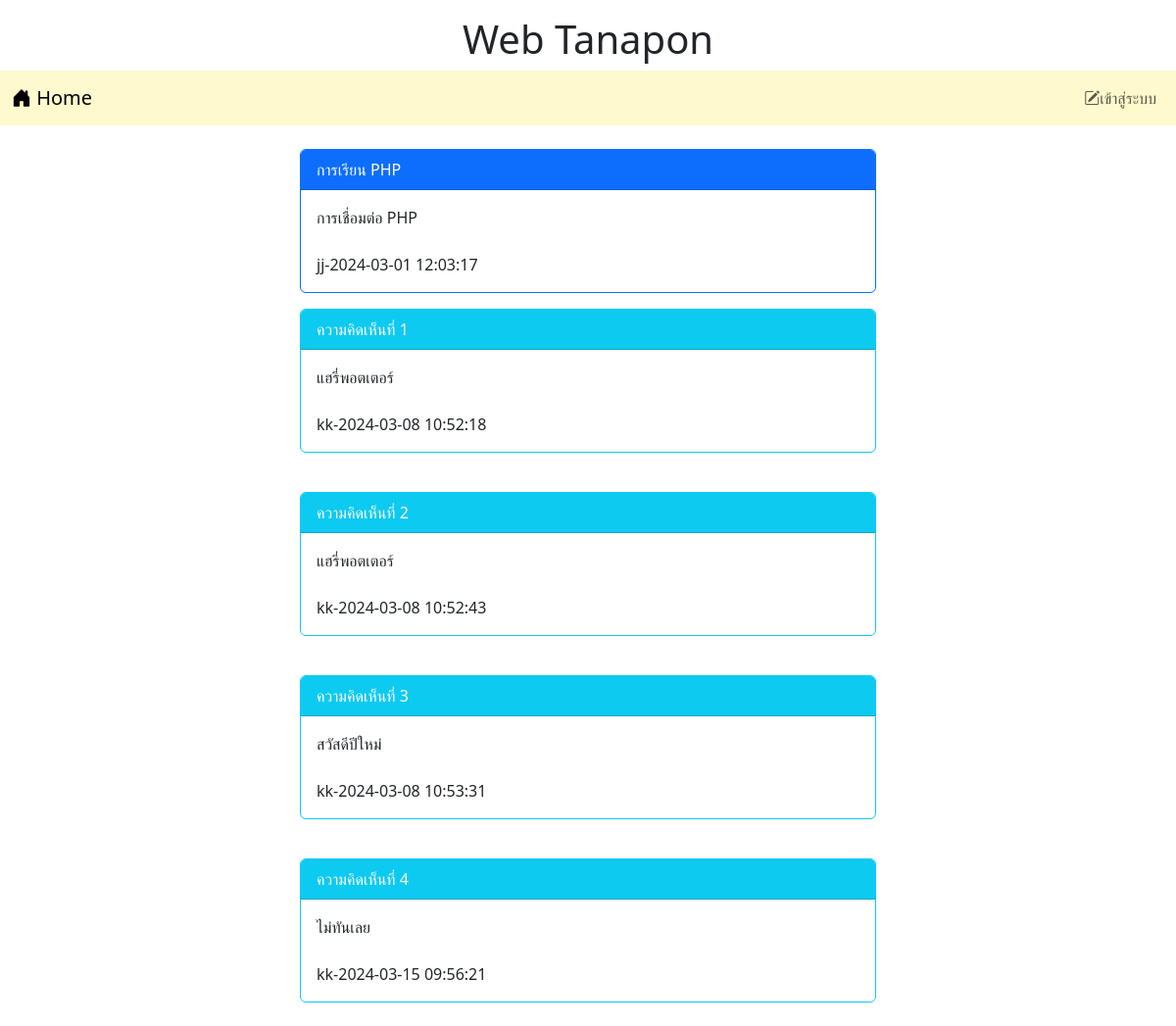
Screenshot of /post.php?id=3 with the database file from the repository.
### tables this page shows
CREATE TABLE `post` (
  `id` int(11) NOT NULL,
  `title` varchar(128) NOT NULL,
  `content` varchar(2048) NOT NULL,
  `post_date` datetime NOT NULL,
  `cat_id` int(11) NOT NULL,
  `user_id` int(11) NOT NULL
);

CREATE TABLE `user` (
  `id` int(11) NOT NULL,
  `login` varchar(32) NOT NULL,
  `password` varchar(64) NOT NULL,
  `name` varchar(64) NOT NULL,
  `gender` char(1) NOT NULL,
  `email` varchar(32) NOT NULL,
  `role` char(1) NOT NULL
);

CREATE TABLE `comment` (
  `id` int(11) NOT NULL,
  `content` varchar(20148) NOT NULL,
  `post_date` datetime NOT NULL,
  `user_id` int(11) NOT NULL,
  `post_id` int(11) NOT NULL
);

### post.php (the view, shortened to what this page needs)
<!DOCTYPE html>
<html lang="en">
<head>
    <link href="https://cdn.jsdelivr.net/npm/bootstrap@5.3.2/dist/css/bootstrap.min.css" rel="stylesheet">
    <link rel="stylesheet" href="https://cdn.jsdelivr.net/npm/bootstrap-icons@1.11.3/font/bootstrap-icons.min.css">
</head>
<body>
<div class="contrainer-lg">
    <h1 style="text-align: center;" class="mt-3">Web Tanapon</h1>
    <?php include "nav.php"
    ?>
    <div class="row mt-4">
        <div class="col-lg-3 col-md-2 col-sm-1"></div>
        <div class="col-lg-6 col-md-8 col-sm-10">
            <?php
            $conn=new PDO("mysql:host=localhost;dbname=webboard;charset=utf8","root","");
            $sql="SELECT post.title,post.content,post.post_date,user.login
            FROM post INNER JOIN user ON
            (post.user_id=user.id) WHERE post.id=$_GET[id]";
            $result=$conn->query($sql);
            while($row=$result->fetch())
            {
            echo "<div class='card border-primary'>";
                echo "<div class='card-header bg-primary text-white'>$row[title]</div>";
                echo "<div class='card-body'>$row[content]<br><br>$row[3]-$row[2]</div>";
            echo "</div>";
            }
            $sql="SELECT comment.content, comment.post_date, user.login
            FROM comment INNER JOIN user ON
            (comment.user_id=user.id) WHERE comment.post_id=$_GET[id]";
            $result=$conn->query($sql);
            $i=1;
            while($row=$result->fetch())
            {
                echo "<div class='card border-info mt-3'>";
                echo "<div class='card-header bg-info text-white'>ความคิดเห็นที่ $i</div>";
                echo "<div class='card-body'>$row[content]<br><br>$row[2]-$row[1]</div>";
                echo "</div><br>";
                $i=$i+1;
            }
            ?>
        </div>
        <br>
    </div>
</div>
</body>
</html>

### rows the page displays
post: title "การเรียน PHP", content "การเชื่อมต่อ PHP", user.login "jj", post_date "2024-03-01 12:03:17"
comment: content "แฮรี่พอตเตอร์", user.login "kk", post_date "2024-03-08 10:52:18"
comment: content "แฮรี่พอตเตอร์", user.login "kk", post_date "2024-03-08 10:52:43"
comment: content "สวัสดีปีใหม่", user.login "kk", post_date "2024-03-08 10:53:31"
comment: content "ไม่ทันเลย", user.login "kk", post_date "2024-03-15 09:56:21"
